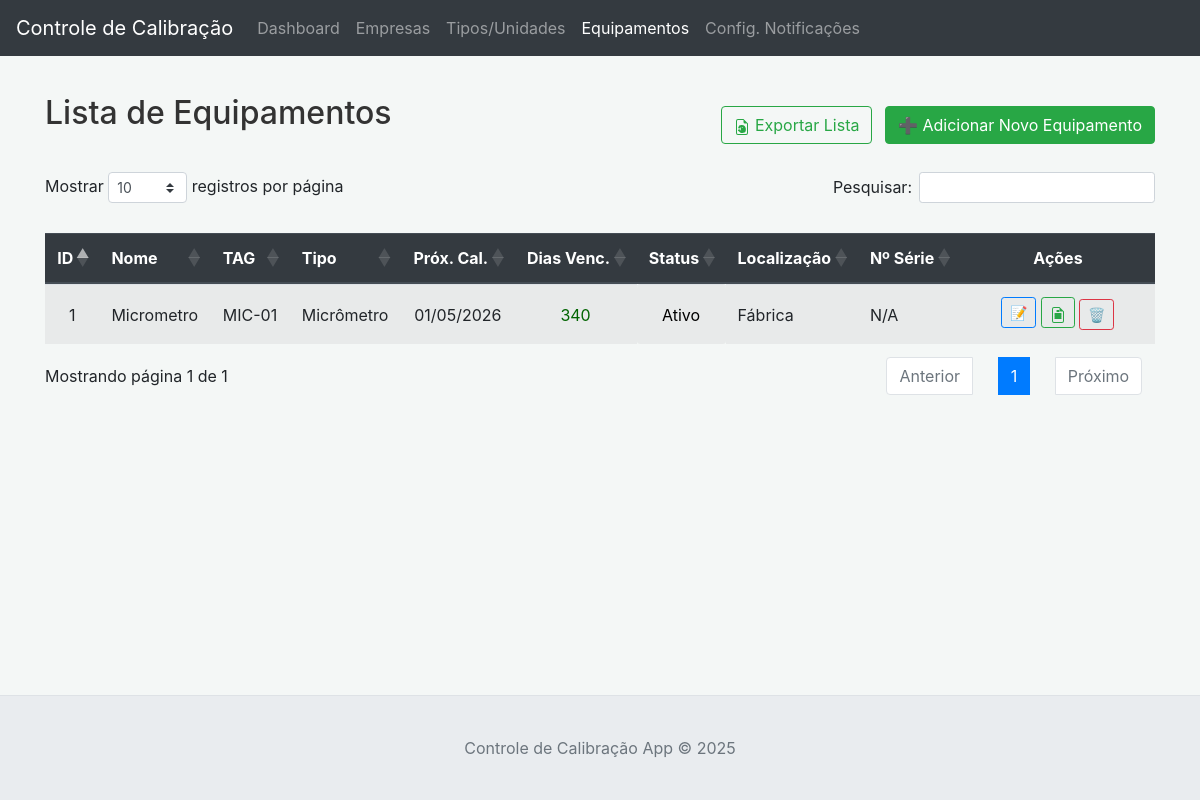
The page /equipamentos on the database its author committed.
### tables this page shows
CREATE TABLE equipamentos (
                id INTEGER PRIMARY KEY AUTOINCREMENT, nome TEXT NOT NULL, fabricante TEXT, modelo TEXT, 
                numero_serie TEXT UNIQUE, tag TEXT, status TEXT, localizacao TEXT, observacoes_equipamento TEXT,
                tipo_equipamento_id INTEGER, faixa_de_uso TEXT, ultimo_numero_certificado TEXT, 
                ultima_data_calibracao TEXT, proxima_data_calibracao TEXT, 
                ultimo_resultado_geral_certificado TEXT, ativo INTEGER DEFAULT 1, 
                empresa_id INTEGER, 
                requer_calibracao INTEGER DEFAULT 1, em_calibracao INTEGER DEFAULT 0, destino_inativo TEXT,
                FOREIGN KEY (tipo_equipamento_id) REFERENCES tipos_equipamento (id) ON DELETE SET NULL
            );

CREATE TABLE tipos_equipamento (
                id INTEGER PRIMARY KEY AUTOINCREMENT, nome_tipo TEXT NOT NULL UNIQUE
            );

### app.py (the view)
@app.route('/equipamentos')
def lista_equipamentos():
    search_query = request.args.get('search', '')
    if search_query:
        equipamentos_data = db.search_equipamentos(search_query)
    else:
        equipamentos_data = db.fetch_all_equipamentos_completos()
    empresas_calibracao_data = db.fetch_empresas_calibracao() # Use esta função
    empresas_unidade = db.fetch_empresas_unidade()
    equipamentos_display = []
    if equipamentos_data:
        for equip_row in equipamentos_data:
            equip = dict(equip_row)
            dias, tag_style, cor_hex = utils.calcular_dias_para_vencimento(
                equip.get('proxima_data_calibracao'),
                equip.get('ativo'),
                equip.get('em_calibracao')
            )
            equip['dias_vencimento_display'] = str(dias) if dias is not None else "N/A"
            equip['cor_vencimento'] = cor_hex
            if not equip.get('ativo'):
                equip['status_display'] = "Inativo"
                equip['cor_status_bg'] = STATUS_INATIVO_COR_HEX
                equip['cor_status_text'] = "white" if STATUS_INATIVO_COR_HEX == "#B0B0B0" else "black"
            elif equip.get('em_calibracao'):
                equip['status_display'] = "Em Calibração"
                equip['cor_status_bg'] = STATUS_EM_CALIBRACAO_COR_HEX
                equip['cor_status_text'] = "black"
            else:
                equip['status_display'] = equip.get('status', 'N/A')
                if equip['status_display'] == "Calibração Vencida":
                     equip['cor_status_text'] = "red"
                else:
                     equip['cor_status_text'] = "black"
                     equip['cor_status_bg'] = "transparent"
            equipamentos_display.append(equip)
    tipos_equip_para_modal = db.fetch_all_tipos_equipamento()
    return render_template('lista_equipamentos.html',
                           equipamentos=equipamentos_display,
                           search_query=search_query,
                           empresas=empresas_unidade, # Manter para outros usos na página, se necessário
                           empresas_calibracao=[dict(row) for row in empresas_calibracao_data], # Passar a lista de empresas de calibração
                           tipos_equip_para_modal=tipos_equip_para_modal,
                           REGRAS_VALIDACAO_CRITERIOS=REGRAS_VALIDACAO_CRITERIOS)

### app.py (called while the page is built)
@app.context_processor
def inject_utilities():
    return {'now': datetime.datetime.now(datetime.timezone.utc), 'format_date': utils.format_date_for_display}

    @staticmethod
    def format_date_for_display(date_str_iso):
        if not date_str_iso:
            return "N/A"
        try:
            if isinstance(date_str_iso, (datetime.date, datetime.datetime)):
                return date_str_iso.strftime('%d/%m/%Y')
            dt_obj = datetime.datetime.strptime(str(date_str_iso), '%Y-%m-%d')
            return dt_obj.strftime('%d/%m/%Y')
        except ValueError:
            try:
                dt_obj = datetime.datetime.strptime(str(date_str_iso), '%Y-%m-%d %H:%M:%S')
                return dt_obj.strftime('%d/%m/%Y')
            except ValueError:
                 return str(date_str_iso)
        except TypeError:
             return "N/A"

### database.py (called while the page is built)
    def _get_conn(self):
        db_dir_path = os.path.dirname(self.db_path)
        if db_dir_path and not os.path.exists(db_dir_path):
            try:
                os.makedirs(db_dir_path, exist_ok=True)
                print(f"INFO: Diretório do banco de dados criado: {db_dir_path}")
            except OSError as e:
                print(f"AVISO: Não foi possível criar o diretório do banco de dados {db_dir_path}. Erro: {e}")
        conn = sqlite3.connect(self.db_path)
        conn.row_factory = sqlite3.Row
        return conn

    def fetch_all_equipamentos_completos(self):
        query = """SELECT e.*, te.nome_tipo as tipo_equipamento_nome, emp.nome_fantasia as empresa_nome
                   FROM equipamentos e
                   LEFT JOIN tipos_equipamento te ON e.tipo_equipamento_id = te.id
                   LEFT JOIN empresas emp ON e.empresa_id = emp.id
                   ORDER BY e.nome"""
        return self.execute_query(query, fetch_all=True) or []

    def fetch_all_tipos_equipamento(self):
        return self.execute_query("SELECT id, nome_tipo FROM tipos_equipamento ORDER BY nome_tipo", fetch_all=True) or []

    def fetch_empresas_unidade(self):
        query = "SELECT * FROM empresas WHERE categoria = 'Unidade'"
        return self.execute_query(query, fetch_all=True) or []

    def fetch_empresas_calibracao(self):
        query = "SELECT * FROM empresas WHERE categoria = 'Calibração'"
        return self.execute_query(query, fetch_all=True) or []

### templates/lista_equipamentos.html (shortened to what this page needs)
{% extends "base.html" %}
{% block content %}
<div class="d-flex justify-content-between align-items-center mb-3">
    <h2>Lista de Equipamentos</h2>
    <div>
        <a href="{{ url_for('exportar_geral_excel', search=request.args.get('search', '')) }}" class="btn btn-outline-success mr-2">
            Exportar Lista
        </a>
        <button type="button" class="btn btn-success" data-toggle="modal" data-target="#addEquipamentoModal">
            ➕ Adicionar Novo Equipamento
        </button>
    </div>
</div>
{% if equipamentos %}
<div class="table-responsive">
    <table class="table table-striped table-hover" id="tabelaEquipamentos">
        <thead class="thead-dark">
            <tr>
                <th>ID</th>
                <th>Nome</th>
                <th>TAG</th>
                <th>Tipo</th>
                <th>Próx. Cal.</th>
                <th>Dias Venc.</th>
                <th>Status</th>
                <th>Localização</th>
                <th>Nº Série</th>
                <th>Ações</th>
            </tr>
        </thead>
        <tbody>
            {% for equip in equipamentos %}
            <tr>
                <td>{{ equip.id }}</td>
                <td>{{ equip.nome }}</td>
                <td>{{ equip.tag or 'N/A' }}</td>
                <td>{{ equip.tipo_equipamento_nome or 'N/A' }}</td>
                <td>{{ format_date(equip.proxima_data_calibracao) }}</td>
                <td style="color: {{ equip.cor_vencimento if equip.cor_vencimento else 'inherit' }};
                           font-weight: {% if equip.cor_vencimento == '#FF0000' or equip.cor_vencimento == '#FFA500' %}bold{% else %}normal{% endif %};">
                    {{ equip.dias_vencimento_display }}
                </td>
                <td style="background-color: {{ equip.cor_status_bg if equip.cor_status_bg else 'transparent' }};
                           color: {{ equip.cor_status_text if equip.cor_status_text else 'inherit' }};
                           padding: 0.25rem 0.5rem; border-radius: 0.2rem;">
                    {{ equip.status_display }}
                </td>
                <td>{{ equip.localizacao or 'N/A' }}</td>
                <td>{{ equip.numero_serie or 'N/A' }}</td>
                <td>
                    <button type="button" class="btn btn-sm btn-outline-primary mb-1 btn-edit-equip"
                            data-toggle="modal" data-target="#editEquipamentoModal"
                            data-equip-id="{{ equip.id }}" title="Editar/Analisar">📝</button>
                    <a href="{{ url_for('exportar_individual_excel', equip_id=equip.id) }}" class="btn btn-sm btn-outline-success mb-1" title="Exportar Detalhes para Excel">
                    </a>
                    <form action="{{ url_for('excluir_equipamento', equip_id=equip.id) }}" method="POST" style="display:inline;" onsubmit="return confirm('Tem certeza que deseja excluir este equipamento e todo o seu histórico?');">
                        <button type="submit" class="btn btn-sm btn-outline-danger" title="Excluir">🗑️</button>
                    </form>
                </td>
            </tr>
            {% endfor %}
        </tbody>
    </table>
</div>
{% endif %}
                                {% set status_options = ["Ativo","Em Calibração","Manutenção","Fora de Serviço","Calibração Vencida","Obsoleto", "Inativo"] %}
                                            {% set status_options = ["Ativo","Em Calibração","Manutenção","Fora de Serviço","Calibração Vencida","Obsoleto", "Inativo"] %}
                            {% set res_options = ["Aprovado", "Aprovado com Restrições", "Reprovado", "N/A"] %}
{% endblock %}

### static/style.css (style rules this page uses)
html, body { height: 100%; margin: 0; }
body { display: flex; flex-direction: column; padding-top: 70px; background-color: #f4f7f6; }
.table thead th { background-color: #343a40; color: white; vertical-align: middle; }
h2 { color: #333; margin-bottom: 1.5rem; }

### templates/base.html (style rules this page uses)
html, body { height: 100%; margin: 0; }
body { display: flex; flex-direction: column; padding-top: 70px; }
.table th, .table td { text-align: center; vertical-align: middle; }
.table th:last-child, .table td:last-child { min-width: 130px; width: auto; text-align: center !important; }

### templates/lista_equipamentos.html (style rules this page uses)
#tabelaEquipamentos th, #tabelaEquipamentos td { text-align: center; vertical-align: middle; }
#tabelaEquipamentos td:nth-child(2), #tabelaEquipamentos td:nth-child(3), #tabelaEquipamentos td:nth-child(4), #tabelaEquipamentos td:nth-child(8), #tabelaEquipamentos td:nth-child(9) { text-align: left; }
#tabelaEquipamentos th:nth-child(2), #tabelaEquipamentos th:nth-child(3), #tabelaEquipamentos th:nth-child(4), #tabelaEquipamentos th:nth-child(8), #tabelaEquipamentos th:nth-child(9) { text-align: left; }
#tabelaEquipamentos th:last-child, #tabelaEquipamentos td:last-child { width: 170px; min-width: 170px; text-align: center !important; }

### rows shown on the page
equipamentos: id "1", nome "Micrometro", tag "MIC-01", nome_tipo "Micrômetro", proxima_data_calibracao "01/05/2026", dias_vencimento_display "340", status_display "Ativo", localizacao "Fábrica", numero_serie "N/A"
